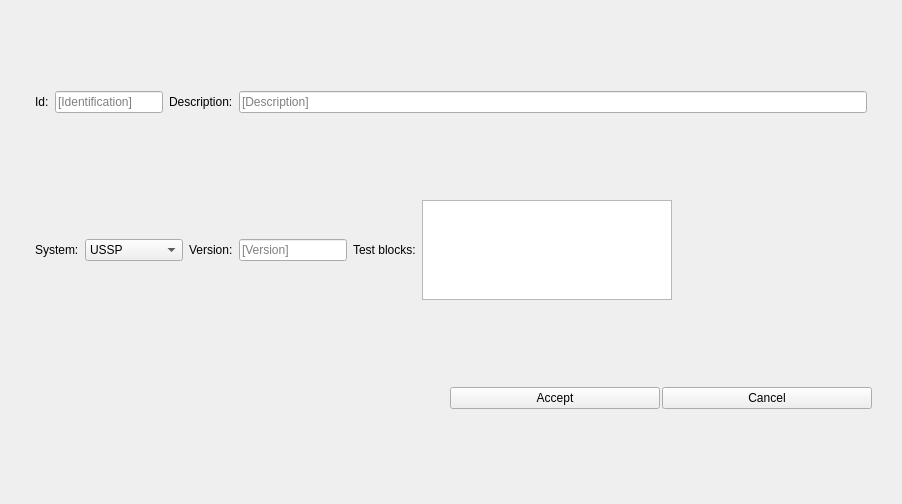
<?xml version="1.0" encoding="UTF-8"?>
<ui version="4.0">
 <class>form_campaign</class>
 <widget class="QWidget" name="form_campaign">
  <property name="geometry">
   <rect>
    <x>0</x>
    <y>0</y>
    <width>697</width>
    <height>504</height>
   </rect>
  </property>
  <property name="windowTitle">
   <string>Form</string>
  </property>
  <layout class="QVBoxLayout" name="verticalLayout">
   <property name="spacing">
    <number>6</number>
   </property>
   <property name="leftMargin">
    <number>30</number>
   </property>
   <property name="topMargin">
    <number>10</number>
   </property>
   <property name="rightMargin">
    <number>30</number>
   </property>
   <item>
    <layout class="QHBoxLayout" name="hlayout_id" stretch="0,0,0,50">
     <property name="leftMargin">
      <number>5</number>
     </property>
     <property name="rightMargin">
      <number>5</number>
     </property>
     <item>
      <widget class="QLabel" name="lbl_identification">
       <property name="text">
        <string>Id:</string>
       </property>
      </widget>
     </item>
     <item>
      <widget class="QLineEdit" name="le_identification">
       <property name="cursor">
        <cursorShape>ArrowCursor</cursorShape>
       </property>
       <property name="text">
        <string/>
       </property>
       <property name="placeholderText">
        <string>[Identification]</string>
       </property>
      </widget>
     </item>
     <item>
      <widget class="QLabel" name="lbl_description">
       <property name="text">
        <string>Description:</string>
       </property>
      </widget>
     </item>
     <item>
      <widget class="QLineEdit" name="le_description">
       <property name="text">
        <string/>
       </property>
       <property name="placeholderText">
        <string>[Description]</string>
       </property>
      </widget>
     </item>
    </layout>
   </item>
   <item>
    <layout class="QHBoxLayout" name="hlayout_system">
     <property name="leftMargin">
      <number>5</number>
     </property>
     <property name="rightMargin">
      <number>200</number>
     </property>
     <item>
      <widget class="QLabel" name="lbl_system">
       <property name="text">
        <string>System:</string>
       </property>
      </widget>
     </item>
     <item>
      <widget class="QComboBox" name="cb_system">
       <item>
        <property name="text">
         <string>USSP</string>
        </property>
       </item>
       <item>
        <property name="text">
         <string>CISP</string>
        </property>
       </item>
       <item>
        <property name="text">
         <string>AUDI</string>
        </property>
       </item>
       <item>
        <property name="text">
         <string>EXCHANGE</string>
        </property>
       </item>
       <item>
        <property name="text">
         <string>NA</string>
        </property>
       </item>
      </widget>
     </item>
     <item>
      <widget class="QLabel" name="lbl_version">
       <property name="text">
        <string>Version:</string>
       </property>
      </widget>
     </item>
     <item>
      <widget class="QLineEdit" name="le_version">
       <property name="sizePolicy">
        <sizepolicy hsizetype="Minimum" vsizetype="Maximum">
         <horstretch>0</horstretch>
         <verstretch>0</verstretch>
        </sizepolicy>
       </property>
       <property name="text">
        <string/>
       </property>
       <property name="placeholderText">
        <string>[Version]</string>
       </property>
      </widget>
     </item>
     <item>
      <widget class="QLabel" name="lbl_blocks">
       <property name="text">
        <string>Test blocks:</string>
       </property>
      </widget>
     </item>
     <item>
      <widget class="QListWidget" name="lw_blocks">
       <property name="sizePolicy">
        <sizepolicy hsizetype="Minimum" vsizetype="Minimum">
         <horstretch>0</horstretch>
         <verstretch>0</verstretch>
        </sizepolicy>
       </property>
       <property name="minimumSize">
        <size>
         <width>250</width>
         <height>40</height>
        </size>
       </property>
       <property name="maximumSize">
        <size>
         <width>400</width>
         <height>100</height>
        </size>
       </property>
      </widget>
     </item>
    </layout>
   </item>
   <item>
    <layout class="QHBoxLayout" name="hlayout_btn_campaign">
     <property name="spacing">
      <number>2</number>
     </property>
     <property name="leftMargin">
      <number>420</number>
     </property>
     <item>
      <widget class="QPushButton" name="btn_accept">
       <property name="text">
        <string>Accept</string>
       </property>
      </widget>
     </item>
     <item>
      <widget class="QPushButton" name="btn_cancel">
       <property name="text">
        <string>Cancel</string>
       </property>
      </widget>
     </item>
    </layout>
   </item>
  </layout>
 </widget>
 <resources/>
 <connections/>
</ui>
